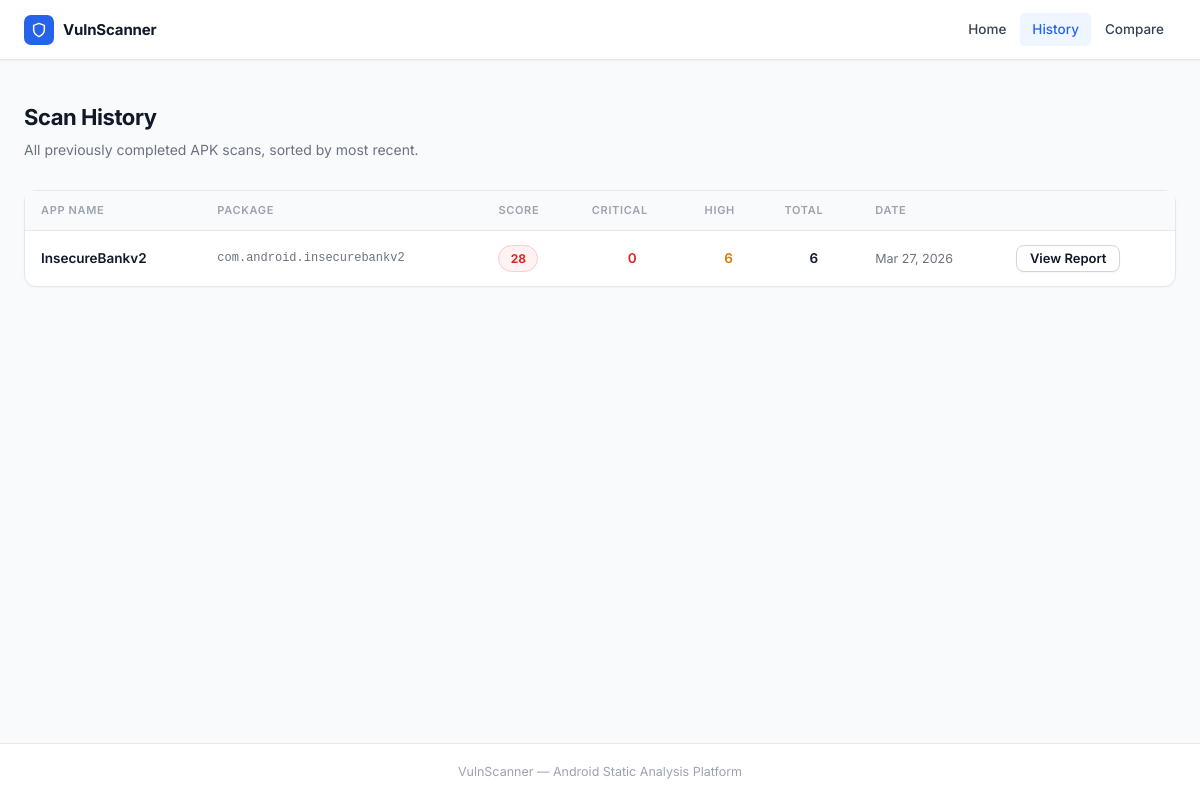
Before: /history with the older database file.
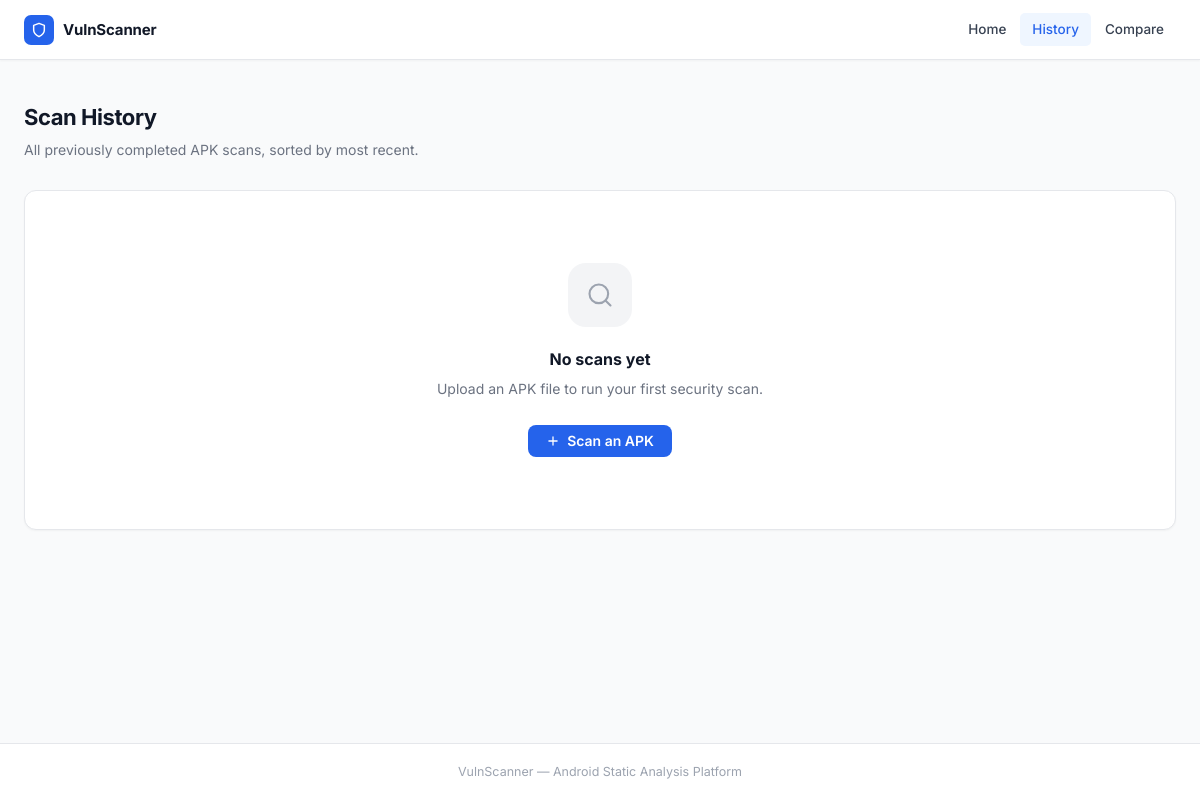
After: the same page with the newer database file.
### app/models.py (models this page shows, shortened)
class ScanResult(db.Model):
    __tablename__ = "scan_results"
    id = db.Column(db.Integer, primary_key=True)
    scan_hash = db.Column(db.String(64), unique=True, nullable=False, index=True)
    app_name = db.Column(db.String(255), nullable=False, default="Unknown")
    package_name = db.Column(db.String(255), nullable=False, default="Unknown")
    apk_filename = db.Column(db.String(255), nullable=False)
    security_score = db.Column(db.Integer, nullable=True)
    critical_count = db.Column(db.Integer, default=0)
    high_count = db.Column(db.Integer, default=0)
    total_findings = db.Column(db.Integer, default=0)
    findings_json = db.Column(db.Text, nullable=True)
    meta_json = db.Column(db.Text, nullable=True)
    created_at = db.Column(
        db.DateTime,
        default=lambda: datetime.now(timezone.utc),
        nullable=False,
    )
    @property
    def findings(self) -> list:
        """Deserialise the stored JSON findings list."""
        if self.findings_json:
            return json.loads(self.findings_json)
        return []
    @property
    def meta(self) -> dict:
        """Deserialise the stored extra metadata dict, guaranteeing all expected keys."""
        defaults = {
            "file_size": "", "target_sdk": "", "min_sdk": "",
            "version_name": "", "sha256": "",
            "permissions_dangerous": [], "permissions_normal": [], "permissions_signature": [],
            "secrets": [], "firebase_urls": [], "hardcoded_urls": [],
            "domains": [], "certificate_analysis": [],
            "trackers_count": 0, "trackers_list": [],
        }
        if self.meta_json:
            stored = json.loads(self.meta_json)
            return {**defaults, **stored}
        return defaults

### app/routes.py (the view)
@main_bp.route("/history", methods=["GET"])
def history():
    scans = (
        ScanResult.query
        .order_by(ScanResult.created_at.desc())
        .limit(50)
        .all()
    )
    return render_template("history.html", scans=scans)

### templates/history.html (shortened to what this page needs)
{% extends "base.html" %}
{% set active = "history" %}
{% block content %}
<div class="page">
  <div class="page-heading">
    <h1>Scan History</h1>
    <p>All previously completed APK scans, sorted by most recent.</p>
  </div>
  <div class="card table-card">
    {% if scans %}
    <div style="overflow-x:auto;">
      <table class="scan-table">
        <thead>
          <tr>
            <th>App Name</th>
            <th class="col-pkg">Package</th>
            <th>Score</th>
            <th>Critical</th>
            <th>High</th>
            <th class="col-total">Total</th>
            <th>Date</th>
            <th></th>
          </tr>
        </thead>
        <tbody>
          {% for s in scans %}
          {% if s.security_score is none %}
            {% set sb = 'score-none' %}
          {% elif s.security_score < 40 %}
            {% set sb = 'score-red' %}
          {% elif s.security_score < 70 %}
            {% set sb = 'score-yellow' %}
          {% else %}
            {% set sb = 'score-green' %}
          {% endif %}
          <tr>
            <td class="td-name" title="{{ s.app_name }}">{{ s.app_name }}</td>
            <td class="td-pkg col-pkg" title="{{ s.package_name }}">{{ s.package_name }}</td>
            <td>
              <span class="score-badge {{ sb }}">
                {% if s.security_score is not none %}{{ s.security_score }}{% else %}—{% endif %}
              </span>
            </td>
            <td class="td-count critical-count">{{ s.critical_count }}</td>
            <td class="td-count high-count">{{ s.high_count }}</td>
            <td class="td-count col-total">{{ s.total_findings }}</td>
            <td class="td-date">{{ s.created_at.strftime('%b %d, %Y') }}</td>
            <td>
              <a href="/report/{{ s.id }}" class="btn btn-secondary btn-sm">
                View Report
              </a>
            </td>
          </tr>
          {% endfor %}
        </tbody>
      </table>
    </div>
    {% else %}
    <div class="empty-state">
      <div class="empty-state-icon">
        <svg width="28" height="28" viewBox="0 0 24 24" fill="none" stroke="currentColor" stroke-width="1.8" stroke-linecap="round" stroke-linejoin="round">
          <circle cx="11" cy="11" r="8"/><line x1="21" y1="21" x2="16.65" y2="16.65"/>
        </svg>
      </div>
      <h2>No scans yet</h2>
      <p>Upload an APK file to run your first security scan.</p>
      <a href="/" class="btn btn-primary">
        <svg width="14" height="14" viewBox="0 0 24 24" fill="none" stroke="currentColor" stroke-width="2.2" stroke-linecap="round" stroke-linejoin="round">
          <line x1="12" y1="5" x2="12" y2="19"/><line x1="5" y1="12" x2="19" y2="12"/>
        </svg>
        Scan an APK
      </a>
    </div>
    {% endif %}
  </div>
</div>
{% endblock %}

### templates/base.html (shortened to what this page needs)
<!DOCTYPE html>
<html lang="en">
<head>
</head>
<body>
  <nav class="navbar">
    <div class="nav-container">
      <a href="/" class="nav-logo">
        <span class="nav-logo-icon">
          <svg width="16" height="16" viewBox="0 0 24 24" fill="none" stroke="currentColor" stroke-width="2.2" stroke-linecap="round" stroke-linejoin="round">
            <path d="M12 22s8-4 8-10V5l-8-3-8 3v7c0 6 8 10 8 10z"/>
          </svg>
        </span>
        VulnScanner
      </a>
      <nav class="nav-links">
        <a href="/"        class="nav-link {% if active == 'home'    %}active{% endif %}">Home</a>
        <a href="/history" class="nav-link {% if active == 'history' %}active{% endif %}">History</a>
        <a href="/compare" class="nav-link {% if active == 'compare' %}active{% endif %}">Compare</a>
      </nav>
    </div>
  </nav>
  <main>
    {% block content %}{% endblock %}
  </main>
  <footer class="site-footer">
    VulnScanner &mdash; Android Static Analysis Platform
  </footer>
</body>
</html>

Changed rows visible on the page:
removed ScanResult: app_name "InsecureBankv2", package_name "com.android.insecurebankv2", security_score "28", critical_count "0", high_count "6", total_findings "6", created_at "Mar 27, 2026"
Other visible differences:
text no longer shown: "APP NAME PACKAGE SCORE CRITICAL HIGH TOTAL DATE"
text now shown: "No scans yet Upload an APK file to run your first security scan. Scan an APK"
